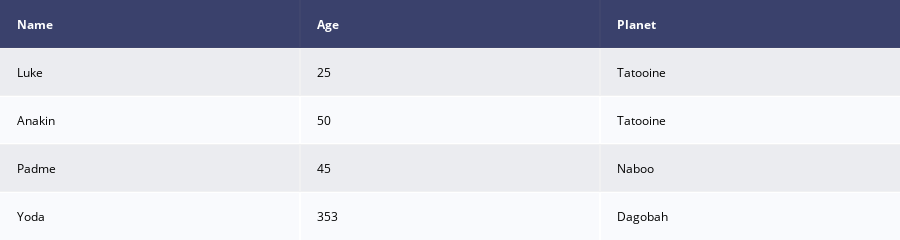

Notebook source saved alongside this figure:
### Markdown cell above
## Example 2: Table from Pandas DataFrame

When working with data analysis, you'll often have data in a Pandas DataFrame. Figure Factory seamlessly accepts DataFrames and automatically uses the column names as headers. This integration makes it easy to display analysis results or create documentation with your data.

### Code cell
# Create a Pandas DataFrame with sample data.
# DataFrames are ideal for structured data with named columns.
df = pd.DataFrame({
    "Name": ["Luke", "Anakin", "Padme", "Yoda"],
    "Age": [25, 50, 45, 353],
    "Planet": ["Tatooine", "Tatooine", "Naboo", "Dagobah"]
})

# Pass the DataFrame directly to create_table.
# Column names automatically become table headers.
fig = ff.create_table(df)

# Display the table.
fig.show()

### Figure 1 — Plotly figure (JSON) as saved in the notebook; plotly's stock layout.template omitted (floating-point values rounded to 4 significant figures)
{"data": [{"colorscale": [[0, "#00083e"], [0.5, "#ededee"], [1, "#ffffff"]], "hoverinfo": "none", "opacity": 0.75, "showscale": false, "type": "heatmap", "z": [[0, 0, 0], [0.5, 0.5, 0.5], [1, 1, 1], [0.5, 0.5, 0.5], [1, 1, 1]]}], "layout": {"annotations": [{"align": "left", "font": {"color": "#ffffff"}, "showarrow": false, "text": "<b>Name</b>", "x": -0.45, "xanchor": "left", "xref": "x", "y": 0, "yref": "y"}, {"align": "left", "font": {"color": "#ffffff"}, "showarrow": false, "text": "<b>Age</b>", "x": 0.55, "xanchor": "left", "xref": "x", "y": 0, "yref": "y"}, {"align": "left", "font": {"color": "#ffffff"}, "showarrow": false, "text": "<b>Planet</b>", "x": 1.55, "xanchor": "left", "xref": "x", "y": 0, "yref": "y"}, {"align": "left", "font": {"color": "#000000"}, "showarrow": false, "text": "Luke", "x": -0.45, "xanchor": "left", "xref": "x", "y": 1, "yref": "y"}, {"align": "left", "font": {"color": "#000000"}, "showarrow": false, "text": "25", "x": 0.55, "xanchor": "left", "xref": "x", "y": 1, "yref": "y"}, {"align": "left", "font": {"color": "#000000"}, "showarrow": false, "text": "Tatooine", "x": 1.55, "xanchor": "left", "xref": "x", "y": 1, "yref": "y"}, {"align": "left", "font": {"color": "#000000"}, "showarrow": false, "text": "Anakin", "x": -0.45, "xanchor": "left", "xref": "x", "y": 2, "yref": "y"}, {"align": "left", "font": {"color": "#000000"}, "showarrow": false, "text": "50", "x": 0.55, "xanchor": "left", "xref": "x", "y": 2, "yref": "y"}, {"align": "left", "font": {"color": "#000000"}, "showarrow": false, "text": "Tatooine", "x": 1.55, "xanchor": "left", "xref": "x", "y": 2, "yref": "y"}, {"align": "left", "font": {"color": "#000000"}, "showarrow": false, "text": "Padme", "x": -0.45, "xanchor": "left", "xref": "x", "y": 3, "yref": "y"}, {"align": "left", "font": {"color": "#000000"}, "showarrow": false, "text": "45", "x": 0.55, "xanchor": "left", "xref": "x", "y": 3, "yref": "y"}, {"align": "left", "font": {"color": "#000000"}, "showarrow": false, "text": "Naboo", "x": 1.55, "xanchor": "left", "xref": "x", "y": 3, "yref": "y"}, {"align": "left", "font": {"color": "#000000"}, "showarrow": false, "text": "Yoda", "x": -0.45, "xanchor": "left", "xref": "x", "y": 4, "yref": "y"}, {"align": "left", "font": {"color": "#000000"}, "showarrow": false, "text": "353", "x": 0.55, "xanchor": "left", "xref": "x", "y": 4, "yref": "y"}, {"align": "left", "font": {"color": "#000000"}, "showarrow": false, "text": "Dagobah", "x": 1.55, "xanchor": "left", "xref": "x", "y": 4, "yref": "y"}], "height": 200, "margin": {"b": 0, "l": 0, "r": 0, "t": 0}, "xaxis": {"dtick": 1, "gridwidth": 2, "showticklabels": false, "tick0": -0.5, "ticks": "", "zeroline": false}, "yaxis": {"autorange": "reversed", "dtick": 1, "gridwidth": 2, "showticklabels": false, "tick0": 0.5, "ticks": "", "zeroline": false}}}
